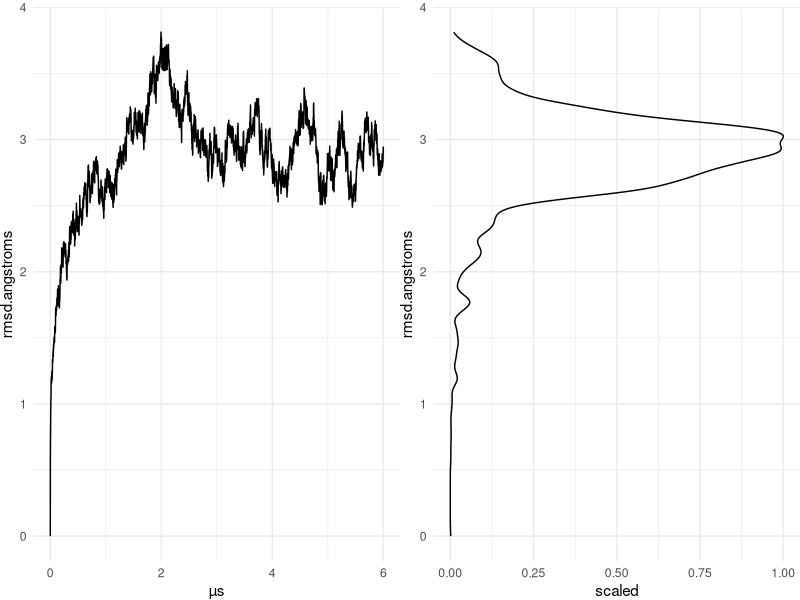
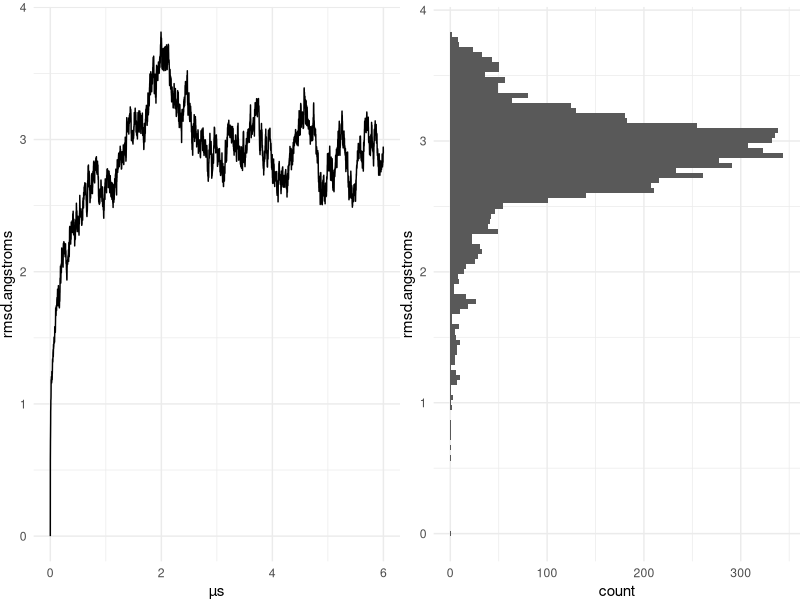

Reproduce these figures in R, in order.
## ---- chunk 1
knitr::opts_chunk$set(echo = TRUE)
library(readr)
library(ggplot2)
library(dplyr)
library(gridExtra)
## ---- chunk 2
step_fs = 2
steps_per_frame = 500
fs_per_frame = step_fs * steps_per_frame
## ---- chunk 3
rmsd <- read_csv("7BTF_no_Zn_RMSD.csv") %>%
  mutate(µs = frame * fs_per_frame / 1e6)
head(rmsd)
## ---- chunk 4
p1 <- ggplot(rmsd, aes(x = µs, y = rmsd.angstroms)) +
  geom_line() +
  theme_minimal() +
  theme(plot.margin = margin(5, 0, 0, 0, unit = "pt"))

p2 <- ggplot(rmsd, aes(x = rmsd.angstroms, ..scaled..)) +
  geom_density() +
  theme_minimal() +
  theme(plot.margin = margin(5, 0, 0, 0, unit = "pt")) +
  coord_flip()

grid.arrange(p1, p2, ncol = 2)
## ---- chunk 5
p1 <- ggplot(rmsd, aes(x = µs, y = rmsd.angstroms)) +
  geom_line() +
  theme_minimal() +
  theme(plot.margin = margin(5, 0, 0, 0, unit = "pt"))

p2 <- ggplot(rmsd, aes(x = rmsd.angstroms)) +
  geom_histogram(bins = 100) +
  theme_minimal() +
  theme(plot.margin = margin(5, 0, 0, 0, unit = "pt")) +
  coord_flip()

grid.arrange(p1, p2, ncol = 2)
